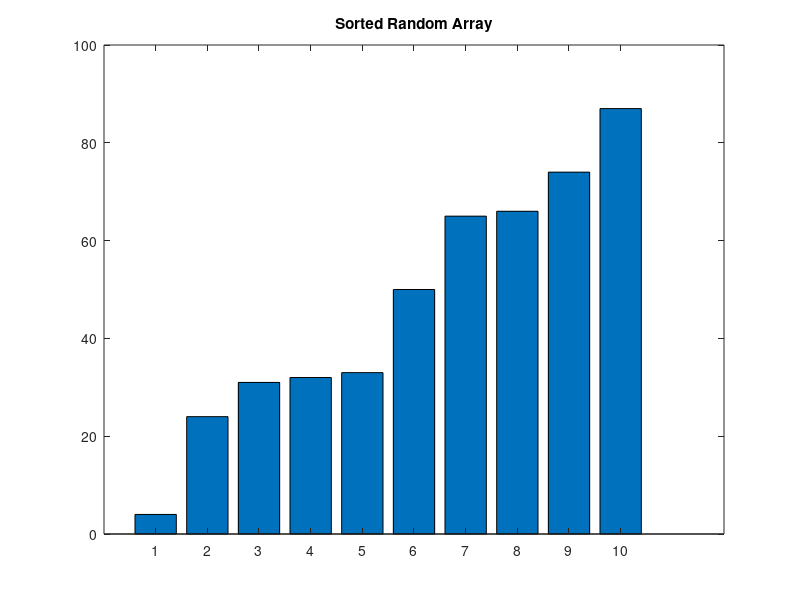

This chart was generated by the following MATLAB code:
% Day 048: Random Sorting
A = randi(100, 1, 10);
B = sort(A);
disp('Original Array:'); disp(A);
disp('Sorted Array:'); disp(B);
bar(B);
title('Sorted Random Array');
